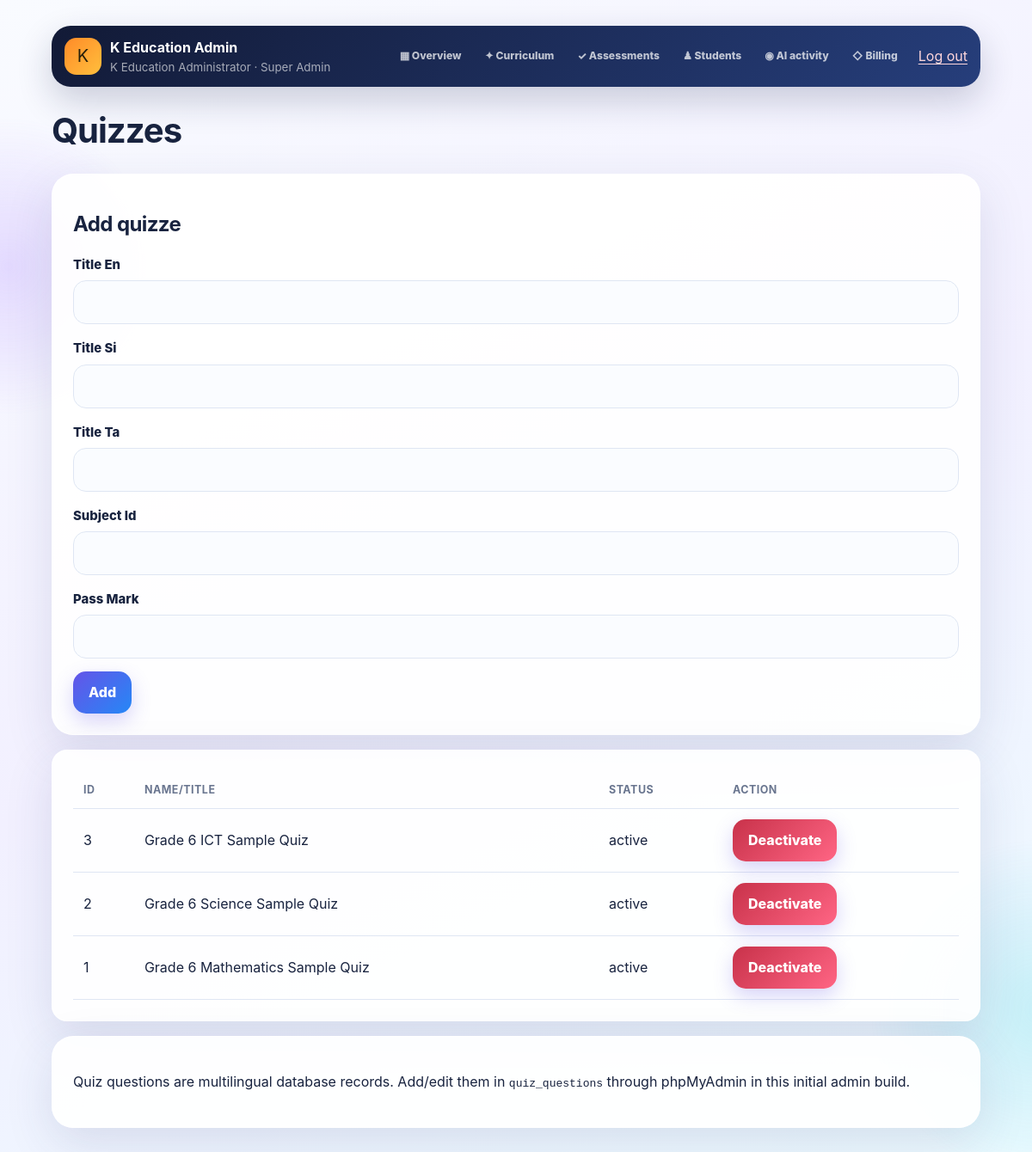
The page /admin/quizzes.php (signed in) on the database its author committed.
### tables this page shows
CREATE TABLE quizzes(id INT AUTO_INCREMENT PRIMARY KEY,grade_id INT NOT NULL,subject_id INT NOT NULL,unit_id INT NULL,lesson_id INT NULL,title_en VARCHAR(200),title_si VARCHAR(200),title_ta VARCHAR(200),timer_minutes INT NULL,pass_mark INT DEFAULT 50,status ENUM('active','inactive') DEFAULT 'active',created_at TIMESTAMP DEFAULT CURRENT_TIMESTAMP,updated_at TIMESTAMP DEFAULT CURRENT_TIMESTAMP ON UPDATE CURRENT_TIMESTAMP,FOREIGN KEY(grade_id) REFERENCES grades(id),FOREIGN KEY(subject_id) REFERENCES subjects(id),FOREIGN KEY(unit_id) REFERENCES units(id) ON DELETE SET NULL,FOREIGN KEY(lesson_id) REFERENCES lessons(id) ON DELETE SET NULL);

### admin/quizzes.php (called while the page is built)
<?php $entity='quizzes';include __DIR__.'/_catalog.php';

### includes/helpers.php (called while the page is built, shortened)
<?php
function e(mixed $v):string{return htmlspecialchars((string)$v,ENT_QUOTES|ENT_SUBSTITUTE,'UTF-8');}

### includes/db.php (called while the page is built, shortened)
<?php
function db(): mysqli {
    $db = @new mysqli(DB_HOST, DB_USER, DB_PASS, DB_NAME);
    $db->set_charset('utf8mb4');
    return $db;
}

### admin/_catalog.php (the view)
<?php
$allowed=['subjects'=>['name_en','name_si','name_ta','subject_code','icon'],'units'=>['name_en','name_si','name_ta','unit_number','subject_id'],'lessons'=>['title_en','title_si','title_ta','subject_id','unit_id'],'quizzes'=>['title_en','title_si','title_ta','subject_id','pass_mark']];if(!isset($allowed[$entity]))exit('Invalid catalog.');require_once __DIR__.'/../includes/auth.php';require_admin();if($_SERVER['REQUEST_METHOD']==='POST'){verify_csrf();$id=filter_input(INPUT_POST,'id',FILTER_VALIDATE_INT);$action=$_POST['action']??'';if($id&&in_array($action,['active','inactive'],true)){$s=db()->prepare("UPDATE $entity SET status=? WHERE id=?");$s->bind_param('si',$action,$id);$s->execute();flash('success','Status updated.');header('Location: '.$entity.'.php');exit;}if($action==='add'){$data=[];foreach($allowed[$entity] as $f)$data[$f]=trim((string)($_POST[$f]??''));$data['grade_id']=1;$fields=array_keys($data);$marks=implode(',',array_fill(0,count($fields),'?'));$sql="INSERT INTO $entity(".implode(',',$fields).") VALUES($marks)";$s=db()->prepare($sql);$types='';$values=[];foreach($data as $f=>$v){$isInt=in_array($f,['grade_id','unit_number','subject_id','unit_id','pass_mark'],true);$types.=$isInt?'i':'s';$values[]=$isInt?(int)$v:$v;}$s->bind_param($types,...$values);if(!$s->execute())flash('error','Could not add item. Check required relationships and unique values.');else flash('success','Item added.');header('Location: '.$entity.'.php');exit;}}$pageTitle=ucfirst($entity);include __DIR__.'/_top.php';$rows=db()->query("SELECT * FROM $entity ORDER BY id DESC");?><h1><?=e(ucfirst($entity))?></h1><section class="card"><h2>Add <?=e(rtrim($entity,'s'))?></h2><form method="post"><?=csrf_field()?><input type="hidden" name="action" value="add"><?php foreach($allowed[$entity] as $f):?><label><?=e(ucwords(str_replace('_',' ',$f)))?><input name="<?=e($f)?>" required></label><?php endforeach;?><button>Add</button></form></section><section class="card scroll"><table><tr><th>ID</th><th>Name/title</th><th>Status</th><th>Action</th></tr><?php while($r=$rows->fetch_assoc()):?><tr><td><?=$r['id']?></td><td><?=e($r['name_en']??$r['title_en']??'')?></td><td><?=e($r['status'])?></td><td><form method="post"><?=csrf_field()?><input type="hidden" name="id" value="<?=$r['id']?>"><button class="<?=$r['status']==='active'?'danger':'good'?>" name="action" value="<?=$r['status']==='active'?'inactive':'active'?>"><?=$r['status']==='active'?'Deactivate':'Activate'?></button></form></td></tr><?php endwhile;?></table></section><?php if($entity==='quizzes'):?><section class="card"><p>Quiz questions are multilingual database records. Add/edit them in <code>quiz_questions</code> through phpMyAdmin in this initial admin build.</p></section><?php endif;include __DIR__.'/../includes/footer.php';?>

### includes/header.php (style rules this page uses)
:root { --violet:#6554e8;--violet2:#8c52ff;--blue:#2588f6;--cyan:#1cc8d7;--mint:#21c59b;--gold:#ffb638;--rose:#ff6584;--ink:#18233f;--muted:#69758f;--paper:#fff;--line:#dfe6f3;--danger:#d83d55;--shadow:0 18px 55px rgba(45,56,110,.13);--soft-shadow:0 9px 28px rgba(45,56,110,.1) }
* { box-sizing:border-box }
html { scroll-behavior:smooth }
body { margin:0;min-height:100vh;color:var(--ink);font-family:Inter,"Segoe UI",system-ui,-apple-system,"Noto Sans Sinhala","Noto Sans Tamil",sans-serif;line-height:1.55;background:linear-gradient(155deg,#f9fbff 0%,#f2f0ff 48%,#ebfbff 100%);overflow-x:hidden }
body:before,body:after { content:"";position:fixed;z-index:-2;border-radius:50%;filter:blur(2px);pointer-events:none }
body:before { width:360px;height:360px;left:-170px;top:130px;background:radial-gradient(circle,rgba(139,82,255,.18),transparent 68%);animation:floatOrb 12s ease-in-out infinite }
body:after { width:420px;height:420px;right:-220px;bottom:50px;background:radial-gradient(circle,rgba(28,200,215,.19),transparent 67%);animation:floatOrb 14s ease-in-out infinite reverse }
.card { position:relative;background:rgba(255,255,255,.92);border:1px solid rgba(255,255,255,.9);border-radius:25px;padding:20px;box-shadow:var(--shadow);margin-bottom:17px;overflow:hidden;transition:transform .25s ease,box-shadow .25s ease,border-color .25s ease }
.btn,button { display:inline-flex;align-items:center;justify-content:center;gap:8px;min-height:49px;padding:11px 18px;border:0;border-radius:15px;background:linear-gradient(135deg,var(--violet),var(--blue));box-shadow:0 9px 22px rgba(101,84,232,.25);color:#fff;text-decoration:none;font:inherit;font-weight:850;cursor:pointer;transition:transform .18s,box-shadow .18s,filter .18s }
.btn.danger,.danger { background:linear-gradient(135deg,#c8324a,var(--rose)) }
input,select,textarea { width:100%;min-height:49px;padding:13px 14px;border:1.5px solid var(--line);border-radius:15px;background:rgba(250,252,255,.95);color:var(--ink);font:inherit;margin:6px 0 15px;outline:0;transition:border-color .2s,box-shadow .2s,background .2s }
label { font-weight:800;font-size:.93rem }
.scroll { overflow:auto;border-radius:18px }
table { width:100%;border-collapse:collapse }
th,td { padding:12px;border-bottom:1px solid var(--line);text-align:left }
th { color:var(--muted);font-size:.78rem;text-transform:uppercase;letter-spacing:.04em }
h1,h2,h3 { line-height:1.18;letter-spacing:-.025em }
h1 { font-size:clamp(1.7rem,5vw,2.5rem) }
.reveal { animation:reveal .55s both }
@media (min-width:720px) { .card { padding:24px } }

### rows shown on the page
quizzes: id "3", title_en "Grade 6 ICT Sample Quiz", status "active", shows "Deactivate"
quizzes: id "2", title_en "Grade 6 Science Sample Quiz", status "active", shows "Deactivate"
quizzes: id "1", title_en "Grade 6 Mathematics Sample Quiz", status "active", shows "Deactivate"

### other values the page prints
$_SESSION['admin']['full_name'] "K Education Administrator"
str_replace('_',' ',$_SESSION['admin']['role']??'admin') "Super Admin"
$item[0] "▦"
$item[1] "Overview"
$item[0] "✦"
$item[1] "Curriculum"
$item[0] "✓"
$item[1] "Assessments"
$item[0] "♟"
$item[1] "Students"
$item[0] "◉"
$item[1] "AI activity"
$item[0] "◇"
$item[1] "Billing"
$entity "Quizzes"
